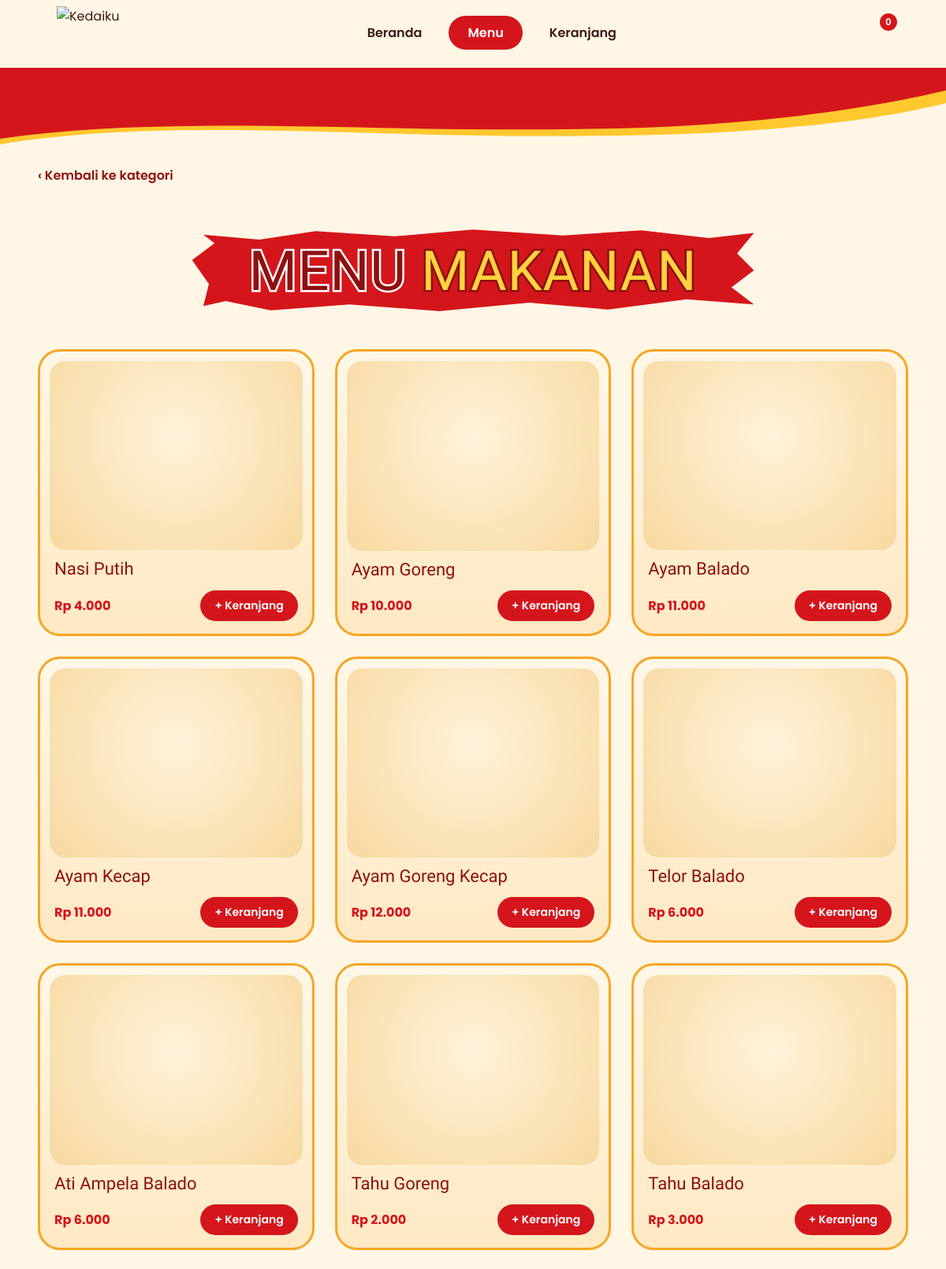
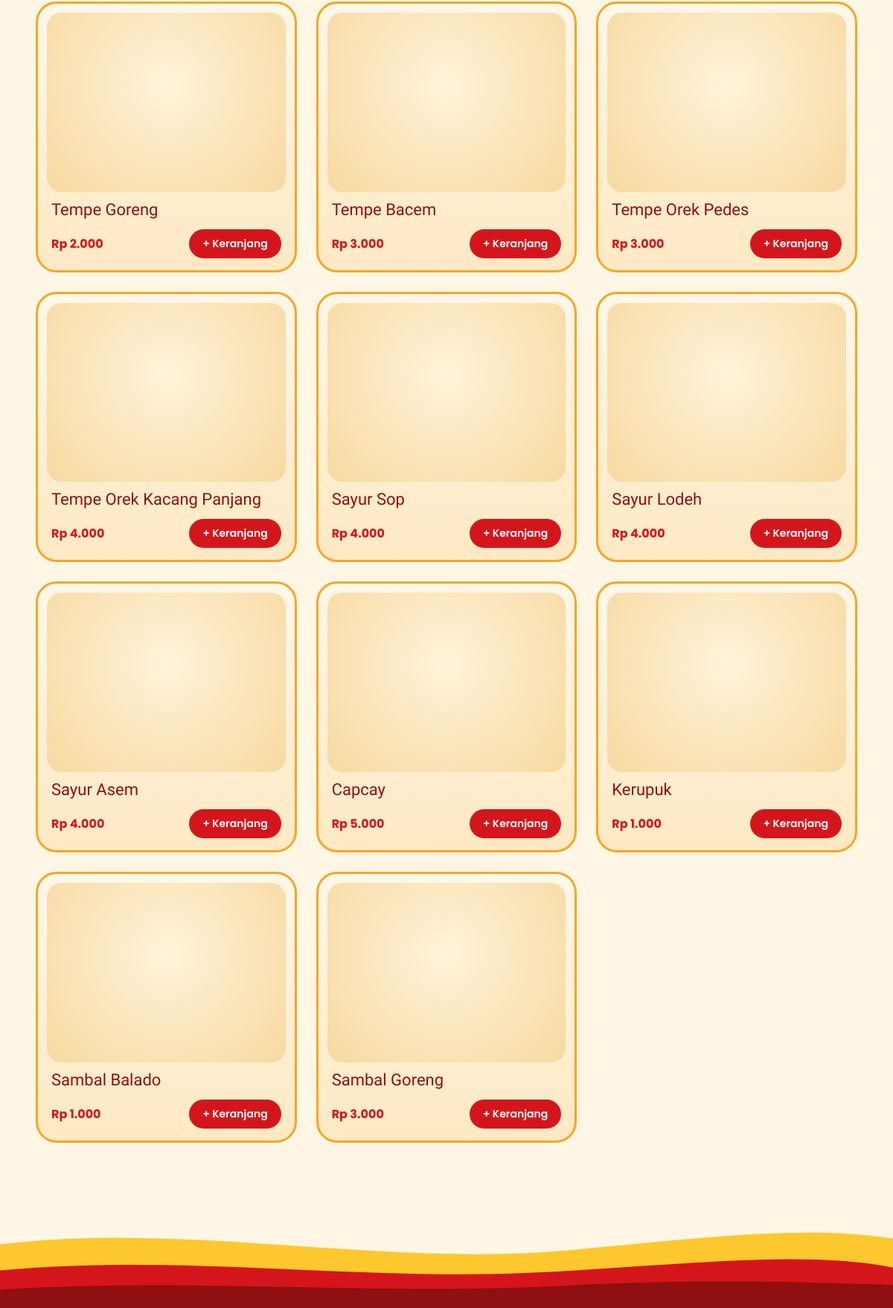
/daftar.php?k=makanan, run on the app's committed database (2 pictures, top to bottom).
### tables this page shows
CREATE TABLE kategori (
  id     INT AUTO_INCREMENT PRIMARY KEY,
  kode   VARCHAR(30)  NOT NULL UNIQUE,
  nama   VARCHAR(60)  NOT NULL,
  foto   VARCHAR(100) DEFAULT NULL,
  urutan TINYINT NOT NULL DEFAULT 0
);

CREATE TABLE menu (
  id          INT AUTO_INCREMENT PRIMARY KEY,
  kategori_id INT NOT NULL,
  nama        VARCHAR(100) NOT NULL,
  harga       INT NOT NULL,
  deskripsi   VARCHAR(255) DEFAULT '',
  foto        VARCHAR(100) DEFAULT NULL,
  stok        INT NOT NULL DEFAULT 0,
  FOREIGN KEY (kategori_id) REFERENCES kategori(id) ON DELETE CASCADE
);

### daftar.php (the view, shortened to what this page needs)
<?php
require 'layout.php';
require 'koneksi.php';
$kode = $_GET['k'] ?? '';
$st = $db->prepare('SELECT * FROM kategori WHERE kode=?');
$st->bind_param('s', $kode);
$st->execute();
$kat = $st->get_result()->fetch_assoc();
$st = $db->prepare('SELECT * FROM menu WHERE kategori_id=? ORDER BY id');
$st->bind_param('i', $kat['id']);
$st->execute();
$items = $st->get_result()->fetch_all(MYSQLI_ASSOC);
$ikonKat = $kat['kode'] === 'minuman' ? 'gelas' : 'garpu';
mulai($kat['nama'], 'menu.php', true);
?>
  <main class="kategori">
    <a class="kembali" href="menu.php">&lsaquo; Kembali ke kategori</a>
    <div class="judul">
      <?= ikon('topi', 'topi') ?>
      <h1><span class="k">MENU</span> <span class="m"><?= e(mb_strtoupper($kat['nama'])) ?></span></h1>
    </div>
    <?php if ($items): ?>
    <div class="produk-grid">
      <?php foreach ($items as $m): $habis = $m['stok'] <= 0; ?>
        <article class="produk<?= $habis ? ' habis' : '' ?>">
          <div class="pic">
            <?php if ($m['foto']): ?>
              <img src="uploads/<?= e($m['foto']) ?>" alt="<?= e($m['nama']) ?>" loading="lazy">
            <?php else: echo ikon($ikonKat); endif; ?>
          </div>
          <h3><?= e($m['nama']) ?></h3>
          <div class="baris">
            <span class="harga"><?= rp($m['harga']) ?></span>
            <?php if ($habis): ?>
              <button class="btn-add" disabled>Habis</button>
            <?php else: ?>
            <form method="post" action="keranjang.php">
              <button class="btn-add">+ Keranjang</button>
            </form>
            <?php endif; ?>
          </div>
        </article>
      <?php endforeach; ?>
    </div>
    <?php else: ?>
      <p class="kosong">Belum ada menu di kategori ini.</p>
    <?php endif; ?>
  </main>
<?php akhir(true);

### layout.php (shortened to what this page needs)
<?php
function e($s) { return htmlspecialchars((string)$s, ENT_QUOTES, 'UTF-8'); }
function rp($n) { return 'Rp ' . number_format((int)$n, 0, ',', '.'); }
function jumlah_keranjang() { return array_sum($_SESSION['cart'] ?? []); }
function ikon($nama, $kelas = '') {
    $p = [
        'cart'  => '<circle cx="8" cy="21" r="1"/><circle cx="19" cy="21" r="1"/><path d="M2.05 2.05h2l2.66 12.42a2 2 0 0 0 2 1.58h9.78a2 2 0 0 0 1.95-1.57l1.65-7.43H5.12"/>',
        'topi'  => '<path d="M17 21a1 1 0 0 0 1-1v-5.35c0-.457.316-.844.727-1.041a4 4 0 0 0-2.134-7.589 5 5 0 0 0-9.186 0 4 4 0 0 0-2.134 7.588c.411.198.727.585.727 1.041V20a1 1 0 0 0 1 1Z"/><path d="M6 17h12"/>',
        'garpu' => '<path d="M3 2v7c0 1.1.9 2 2 2h4a2 2 0 0 0 2-2V2"/><path d="M7 2v20"/><path d="M21 15V2a5 5 0 0 0-5 5v6c0 1.1.9 2 2 2h3Zm0 0v7"/>',
        'gelas' => '<path d="m6 8 1.75 12.28a2 2 0 0 0 2 1.72h4.54a2 2 0 0 0 2-1.72L18 8"/><path d="M5 8h14"/><path d="M7 15a6.47 6.47 0 0 1 5 0 6.47 6.47 0 0 0 5 0"/><path d="m12 8 1-6h2"/>',
        'wa'    => '<path d="M7.9 20A9 9 0 1 0 4 16.1L2 22Z"/>',
    ];
    return '<svg class="' . $kelas . '" viewBox="0 0 24 24" aria-hidden="true">' . $p[$nama] . '</svg>';
}
function mulai($judul, $aktif, $wave = false) {
    $n = jumlah_keranjang();
    $menu = ['index.php' => 'Beranda', 'menu.php' => 'Menu', 'keranjang.php' => 'Keranjang'];
    ?>
<!DOCTYPE html>
<html lang="id">
<head>
  <link rel="stylesheet" href="style.css">
</head>
<body class="page-menu">
  <header class="navbar">
    <a href="index.php" class="brand"><img src="images/logo.png" alt="Kedaiku"></a>
    <nav>
      <?php foreach ($menu as $f => $t): ?>
        <a href="<?= $f ?>"<?= $aktif === $f ? ' class="active"' : '' ?>><?= $t ?></a>
      <?php endforeach; ?>
    </nav>
    <a href="keranjang.php" class="cart" aria-label="Keranjang"><?= ikon('cart') ?><span><?= (int)$n ?></span></a>
  </header>
<?php if ($wave): ?>
  <div class="wave wave-top" aria-hidden="true">
    <svg viewBox="0 0 1440 150" preserveAspectRatio="none">
      <path d="M0 0H1440V62C1330 94 1150 120 880 120C560 124 250 86 0 135Z" fill="#ffc82e"/>
      <path d="M0 0H1440V40C1330 70 1150 105 880 108C560 114 250 82 0 125Z" fill="#d4161c"/>
    </svg>
  </div>
<?php endif;
}
function akhir($wave = false) {
    if ($wave): ?>
  <div class="wave wave-bottom" aria-hidden="true">
  </div>
<?php endif; ?>
</body>
</html>
<?php
}

### style.css (style rules this page uses)
:root { --merah:#d4161c;--merah-tua:#8f1010;--kuning:#ffd23f;--krem:#fff6e5;--pink:#fbd5cc }
* { margin:0;padding:0;box-sizing:border-box }
body { font-family:Poppins,Arial,sans-serif;background:var(--krem);color:#3a1a14;overflow-x:hidden }
a { text-decoration:none;color:inherit }
.navbar { display:flex;align-items:center;justify-content:space-between;gap:16px;padding:8px 6vw 12px;background:transparent;position:relative;z-index:8 }
.brand img { height:66px;width:auto;display:block }
.navbar nav { display:flex;gap:10px;font-weight:600 }
.navbar nav a { padding:9px 24px;border-radius:30px;transition:.2s }
.navbar nav a.active { background:var(--merah);color:#fff }
.cart { position:relative;display:block;width:32px;height:32px }
.cart span { position:absolute;top:-8px;right:-10px;background:var(--merah);color:#fff;font:600 12px Poppins;width:22px;height:22px;border-radius:50%;display:grid;place-items:center }
svg { fill:none;stroke:var(--merah);stroke-width:1.8;stroke-linecap:round;stroke-linejoin:round }
.cart svg { width:32px;height:32px;stroke:var(--merah-tua) }
.page-menu { background:var(--krem) }
.wave { display:block;line-height:0 }
.wave svg { display:block;width:100%;stroke:none }
.wave-top { margin-top:0 }
.wave-top svg { height:clamp(70px,9vw,130px) }
.wave-bottom svg { height:clamp(90px,11vw,160px) }
.kategori { position:relative;max-width:1400px;margin:0 auto;padding:10px 4vw 60px }
.judul { position:relative;text-align:center;margin:0 auto 46px;width:fit-content }
.topi { display:block;margin:0 auto -14px;width:64px;height:64px;stroke:var(--merah-tua);fill:#fff;stroke-width:1.4;position:relative;z-index:2 }
.judul h1 { font:400 clamp(34px,6vw,70px)/1 'Lilita One',Impact,sans-serif;padding:20px clamp(40px,6vw,86px) 18px;background:var(--merah); clip-path:polygon(0 38%,4% 18%,2% 8%,12% 14%,22% 4%,36% 10%,50% 2%,66% 9%,80% 3%,92% 12%,100% 6%,97% 30%,100% 50%,96% 70%,100% 90%,88% 84%,74% 96%,60% 88%,44% 98%,28% 90%,14% 97%,6% 86%,2% 92%,3% 66%); letter-spacing:1px }
.judul .k { color:var(--merah-tua);-webkit-text-stroke:5px #fff;paint-order:stroke fill }
.judul .m { color:var(--kuning);-webkit-text-stroke:5px var(--merah-tua);paint-order:stroke fill }
.kembali { display:inline-block;margin:6px 0 4px;font-weight:600;color:var(--merah-tua) }
.produk-grid { display:grid;grid-template-columns:repeat(auto-fill,minmax(280px,1fr));gap:26px;padding-bottom:30px }
.produk { display:flex;flex-direction:column;gap:8px;padding:12px 12px 16px;border:3px solid #f6a623;border-radius:28px; background:linear-gradient(180deg,#fff7e8,#ffe9c4);transition:transform .25s,box-shadow .25s }
.produk .pic { aspect-ratio:4/3;border-radius:20px;overflow:hidden;display:grid;place-items:center; background:radial-gradient(circle at 50% 40%,#fff3da,#f7d9a0) }
.produk .pic svg { width:58px;height:58px;stroke:#d9a64a;stroke-width:1.2 }
.produk h3 { margin:4px 6px 0;font:400 22px/1.1 'Lilita One',Impact,sans-serif;color:var(--merah-tua) }
.produk .baris { display:flex;justify-content:space-between;align-items:center;gap:8px;margin:auto 6px 0;padding-top:6px }
.harga { font-weight:700;color:var(--merah);white-space:nowrap }
.btn-add { display:inline-block;background:var(--merah);color:#fff;border:0;border-radius:30px;padding:9px 18px;font:600 14px Poppins,sans-serif;cursor:pointer;transition:.2s;white-space:nowrap }
.produk .pic { position:relative }

### data on the page
kategori: nama "MAKANAN"
menu: nama "Nasi Putih", harga "Rp 4.000"
menu: nama "Ayam Goreng", harga "Rp 10.000"
menu: nama "Ayam Balado", harga "Rp 11.000"
menu: nama "Ayam Kecap", harga "Rp 11.000"
menu: nama "Ayam Goreng Kecap", harga "Rp 12.000"
menu: nama "Telor Balado", harga "Rp 6.000"
menu: nama "Ati Ampela Balado", harga "Rp 6.000"
menu: nama "Tahu Goreng", harga "Rp 2.000"
menu: nama "Tahu Balado", harga "Rp 3.000"
menu: nama "Tempe Goreng", harga "Rp 2.000"
menu: nama "Tempe Bacem", harga "Rp 3.000"
menu: nama "Tempe Orek Pedes", harga "Rp 3.000"
menu: nama "Tempe Orek Kacang Panjang", harga "Rp 4.000"
menu: nama "Sayur Sop", harga "Rp 4.000"
menu: nama "Sayur Lodeh", harga "Rp 4.000"
menu: nama "Sayur Asem", harga "Rp 4.000"
menu: nama "Capcay", harga "Rp 5.000"
menu: nama "Kerupuk", harga "Rp 1.000"
menu: nama "Sambal Balado", harga "Rp 1.000"
menu: nama "Sambal Goreng", harga "Rp 3.000"

### other printed values
$t "Beranda"
$t "Menu"
$t "Keranjang"
$n "0"
